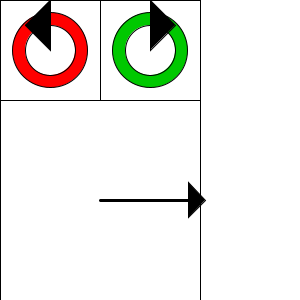
Frame 1 (no input)
Frame 60 (the mouse pressed at the canvas centre just before this capture): identical to frame 1, image omitted
Frame 120 (the mouse held since frame 60 and released just before this capture): identical to frame 1, image omitted

The Processing sketch that drew this single still picture (run headless with seeded random() and noise(); from frame 60 on, the mouse is pressed at the canvas centre):

// Processing sketch: arrowSelector
// ── arrowSelector.pde

float angleStep = 2*PI/16;
int angleIndex = 0;
float side = 25;
float R = 4*side;


float x0,y0;

void setup(){
  size(300,300);
  background(255);
  x0 = 4*side;
  y0 = 8*side;
  
}

void draw(){
  background(255);
     noFill();
   stroke(0);
   strokeWeight(1);
   if(mouseX > 0 && mouseX < 0 + 4*side && mouseY > 0 && mouseY < 0 + 4*side){
      fill(155);
   }
   else{
    noFill(); 
   }
   rect(0,0,4*side,4*side);
   if(mouseX > 0 + 4*side && mouseX < 0 + 8*side && mouseY > 0 && mouseY < 0 + 4*side){
      fill(155);
   }
   else{
    noFill(); 
   }   
   rect(0 + 4*side,0,4*side,4*side);
  fill(color(255,0,0));
  ellipse(2*side,2*side,3*side,3*side);
  fill(255);
  ellipse(2*side,2*side,2*side,2*side);  
  fill(color(0,200,0));
  ellipse(6*side,2*side,3*side,3*side);
  fill(255);
  ellipse(6*side,2*side,2*side,2*side);  
  fill(0);
  triangle(2*side,0,2*side,2*side,1*side,side);
  triangle(6*side,0,6*side,2*side,7*side,side);

  stroke(0);
  strokeWeight(1);
  fill(255);  
  rect(x0- R,y0 - R,2*R,2*R);
  float theta = angleIndex*angleStep;
  strokeWeight(3);
  stroke(0);
  line(x0,y0,x0 + R*cos(theta),y0 + R*sin(theta));
  strokeWeight(1);
  fill(0);
  triangle(x0 + 0.9*R*cos((angleIndex + 0.5)*angleStep),y0 + 0.9*R*sin((angleIndex + 0.5)*angleStep),x0 + 0.9*R*cos((angleIndex - 0.5)*angleStep),y0 + 0.9*R*sin((angleIndex - 0.5)*angleStep),x0 + 1.05*R*cos(theta),y0 + 1.05*R*sin(theta));

}

void keyPressed(){
  if(key == 'r'){
    angleIndex = (angleIndex + 1)%16;
  } 
  if(key == 'l'){
    angleIndex = (angleIndex - 1)%16;
  } 
}

void mouseClicked() {
  fill(0);
  if(mouseX > 0 && mouseX < 0 + 4*side && mouseY > 0 && mouseY < 0 + 4*side){
        angleIndex = (angleIndex - 1)%16;
       if(angleIndex == -1){
           angleIndex = 16;
       }
       else{}
       rect(0,0,4*side,4*side);
   }
   else{
   }
   if(mouseX > 0 + 4*side && mouseX < 0 + 8*side && mouseY > 0 && mouseY < 0 + 4*side){
       angleIndex = (angleIndex + 1)%16;
       rect(0 + 4*side,0,4*side,4*side);

   }
   else{
   }     
}
